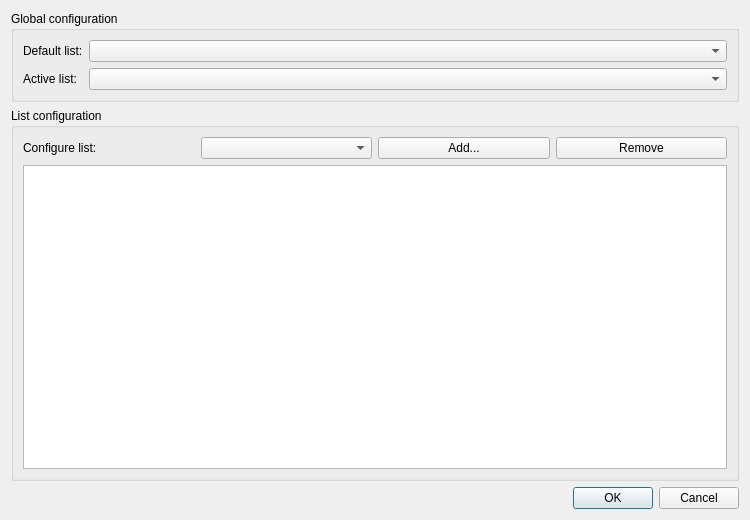
<?xml version="1.0" encoding="UTF-8"?>
<ui version="4.0">
 <class>PrivacyListsConfigDialog</class>
 <widget class="QDialog" name="PrivacyListsConfigDialog">
  <property name="geometry">
   <rect>
    <x>0</x>
    <y>0</y>
    <width>750</width>
    <height>520</height>
   </rect>
  </property>
  <property name="windowTitle">
   <string>Privacy lists</string>
  </property>
  <layout class="QVBoxLayout" name="verticalLayout">
   <item>
    <widget class="QGroupBox" name="groupBox">
     <property name="title">
      <string>Global configuration</string>
     </property>
     <layout class="QFormLayout" name="formLayout">
      <item row="0" column="0">
       <widget class="QLabel" name="label">
        <property name="text">
         <string>Default list:</string>
        </property>
       </widget>
      </item>
      <item row="0" column="1">
       <widget class="QComboBox" name="DefaultList_"/>
      </item>
      <item row="1" column="0">
       <widget class="QLabel" name="label_2">
        <property name="text">
         <string>Active list:</string>
        </property>
       </widget>
      </item>
      <item row="1" column="1">
       <widget class="QComboBox" name="ActiveList_"/>
      </item>
     </layout>
    </widget>
   </item>
   <item>
    <widget class="QGroupBox" name="groupBox_2">
     <property name="title">
      <string>List configuration</string>
     </property>
     <layout class="QVBoxLayout" name="verticalLayout_2">
      <item>
       <layout class="QHBoxLayout" name="horizontalLayout">
        <item>
         <widget class="QLabel" name="label_3">
          <property name="text">
           <string>Configure list:</string>
          </property>
         </widget>
        </item>
        <item>
         <widget class="QComboBox" name="ConfigureList_"/>
        </item>
        <item>
         <widget class="QPushButton" name="pushButton">
          <property name="text">
           <string>Add...</string>
          </property>
         </widget>
        </item>
        <item>
         <widget class="QPushButton" name="pushButton_2">
          <property name="text">
           <string>Remove</string>
          </property>
         </widget>
        </item>
       </layout>
      </item>
      <item>
       <widget class="QTreeView" name="treeView"/>
      </item>
     </layout>
    </widget>
   </item>
   <item>
    <widget class="QDialogButtonBox" name="buttonBox">
     <property name="orientation">
      <enum>Qt::Horizontal</enum>
     </property>
     <property name="standardButtons">
      <set>QDialogButtonBox::Cancel|QDialogButtonBox::Ok</set>
     </property>
    </widget>
   </item>
  </layout>
 </widget>
 <resources/>
 <connections>
  <connection>
   <sender>buttonBox</sender>
   <signal>accepted()</signal>
   <receiver>PrivacyListsConfigDialog</receiver>
   <slot>accept()</slot>
   <hints>
    <hint type="sourcelabel">
     <x>248</x>
     <y>254</y>
    </hint>
    <hint type="destinationlabel">
     <x>157</x>
     <y>274</y>
    </hint>
   </hints>
  </connection>
  <connection>
   <sender>buttonBox</sender>
   <signal>rejected()</signal>
   <receiver>PrivacyListsConfigDialog</receiver>
   <slot>reject()</slot>
   <hints>
    <hint type="sourcelabel">
     <x>316</x>
     <y>260</y>
    </hint>
    <hint type="destinationlabel">
     <x>286</x>
     <y>274</y>
    </hint>
   </hints>
  </connection>
 </connections>
</ui>
